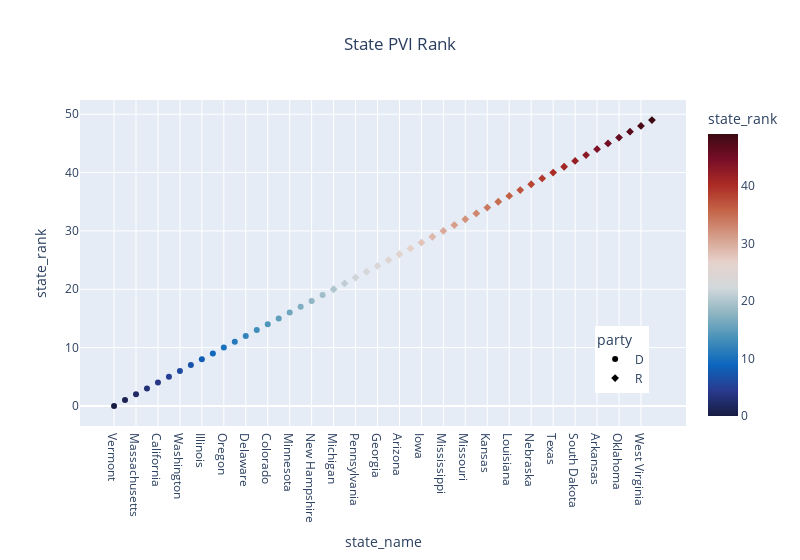

Here is the notebook cell this chart was saved with:
### Code cell
#check plot 
fig = px.scatter(PVI_df, 
                    x="state_name", 
                    y="state_rank", 
                    hover_name ="state_name", 
                    color = "state_rank", 
                    color_continuous_scale=px.colors.diverging.balance,
                    title = "State PVI Rank",
                    symbol ="party",
                    width=800)
fig.update_layout(legend_x = 0.85, legend_y = 0.1, title_x=0.5)
fig.show()

### Figure 1 — Plotly figure (JSON) as saved in the notebook; plotly's stock layout.template omitted (floating-point values rounded to 4 significant figures)
{"data": [{"hovertemplate": "<b>%{hovertext}</b><br><br>party=D<br>state_name=%{x}<br>state_rank=%{marker.color}<extra></extra>", "hovertext": ["Vermont", "Hawaii", "Massachusetts", "Maryland", "California", "New York", "Washington", "Rhode Island", "Illinois", "Connecticut", "Oregon", "New Jersey", "Delaware", "New Mexico", "Colorado", "Virginia", "Minnesota", "Maine", "New Hampshire", "Nevada"], "legendgroup": "D", "marker": {"color": [0, 1, 2, 3, 4, 5, 6, 7, 8, 9, 10, 11, 12, 13, 14, 15, 16, 17, 18, 19], "coloraxis": "coloraxis", "symbol": "circle"}, "mode": "markers", "name": "D", "orientation": "v", "showlegend": true, "type": "scatter", "x": ["Vermont", "Hawaii", "Massachusetts", "Maryland", "California", "New York", "Washington", "Rhode Island", "Illinois", "Connecticut", "Oregon", "New Jersey", "Delaware", "New Mexico", "Colorado", "Virginia", "Minnesota", "Maine", "New Hampshire", "Nevada"], "xaxis": "x", "y": [0, 1, 2, 3, 4, 5, 6, 7, 8, 9, 10, 11, 12, 13, 14, 15, 16, 17, 18, 19], "yaxis": "y"}, {"hovertemplate": "<b>%{hovertext}</b><br><br>party=R<br>state_name=%{x}<br>state_rank=%{marker.color}<extra></extra>", "hovertext": ["Michigan", "Wisconsin", "Pennsylvania", "North Carolina", "Georgia", "Florida", "Arizona", "Ohio", "Iowa", "South Carolina", "Mississippi", "Alaska", "Missouri", "Montana", "Kansas", "Indiana", "Louisiana", "Utah", "Nebraska", "Tennessee", "Texas", "Alabama", "South Dakota", "Kentucky", "Arkansas", "Idaho", "Oklahoma", "North Dakota", "West Virginia", "Wyoming"], "legendgroup": "R", "marker": {"color": [20, 21, 22, 23, 24, 25, 26, 27, 28, 29, 30, 31, 32, 33, 34, 35, 36, 37, 38, 39, 40, 41, 42, 43, 44, 45, 46, 47, 48, 49], "coloraxis": "coloraxis", "symbol": "diamond"}, "mode": "markers", "name": "R", "orientation": "v", "showlegend": true, "type": "scatter", "x": ["Michigan", "Wisconsin", "Pennsylvania", "North Carolina", "Georgia", "Florida", "Arizona", "Ohio", "Iowa", "South Carolina", "Mississippi", "Alaska", "Missouri", "Montana", "Kansas", "Indiana", "Louisiana", "Utah", "Nebraska", "Tennessee", "Texas", "Alabama", "South Dakota", "Kentucky", "Arkansas", "Idaho", "Oklahoma", "North Dakota", "West Virginia", "Wyoming"], "xaxis": "x", "y": [20, 21, 22, 23, 24, 25, 26, 27, 28, 29, 30, 31, 32, 33, 34, 35, 36, 37, 38, 39, 40, 41, 42, 43, 44, 45, 46, 47, 48, 49], "yaxis": "y"}], "layout": {"coloraxis": {"colorbar": {"title": {"text": "state_rank"}}, "colorscale": [[0, "rgb(23, 28, 66)"], [0.09091, "rgb(41, 58, 143)"], [0.1818, "rgb(11, 102, 189)"], [0.2727, "rgb(69, 144, 185)"], [0.3636, "rgb(142, 181, 194)"], [0.4545, "rgb(210, 216, 219)"], [0.5455, "rgb(230, 210, 204)"], [0.6364, "rgb(213, 157, 137)"], [0.7273, "rgb(196, 101, 72)"], [0.8182, "rgb(172, 43, 36)"], [0.9091, "rgb(120, 14, 40)"], [1, "rgb(60, 9, 17)"]]}, "legend": {"title": {"text": "party"}, "tracegroupgap": 0, "x": 0.85, "y": 0.1}, "title": {"text": "State PVI Rank", "x": 0.5}, "width": 800, "xaxis": {"anchor": "y", "domain": [0, 1], "title": {"text": "state_name"}}, "yaxis": {"anchor": "x", "domain": [0, 1], "title": {"text": "state_rank"}}}}
